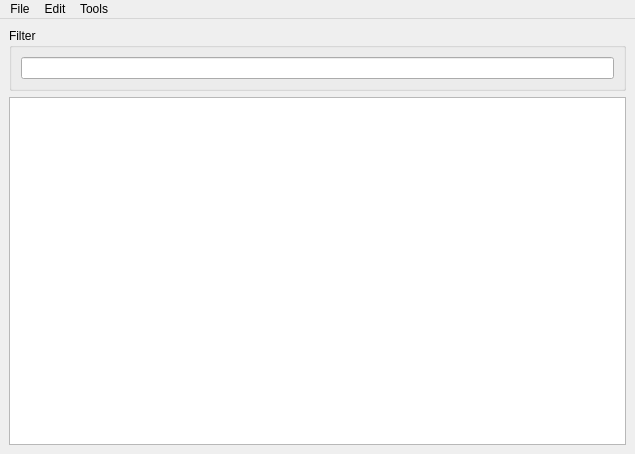
<?xml version="1.0" encoding="UTF-8"?>
<ui version="4.0">
 <class>MainWindow</class>
 <widget class="QMainWindow" name="MainWindow">
  <property name="geometry">
   <rect>
    <x>0</x>
    <y>0</y>
    <width>635</width>
    <height>454</height>
   </rect>
  </property>
  <property name="windowTitle">
   <string>MainWindow</string>
  </property>
  <widget class="QWidget" name="centralwidget">
   <layout class="QVBoxLayout" name="verticalLayout_2">
    <item>
     <widget class="QGroupBox" name="filterBox">
      <property name="title">
       <string>Filter</string>
      </property>
      <layout class="QVBoxLayout" name="verticalLayout">
       <item>
        <widget class="QLineEdit" name="filterEdit"/>
       </item>
      </layout>
     </widget>
    </item>
    <item>
     <widget class="QTableView" name="twodaTable">
      <property name="styleSheet">
       <string notr="true"/>
      </property>
      <property name="alternatingRowColors">
       <bool>true</bool>
      </property>
      <property name="selectionMode">
       <enum>QAbstractItemView::ContiguousSelection</enum>
      </property>
     </widget>
    </item>
   </layout>
  </widget>
  <widget class="QMenuBar" name="menubar">
   <property name="geometry">
    <rect>
     <x>0</x>
     <y>0</y>
     <width>635</width>
     <height>21</height>
    </rect>
   </property>
   <widget class="QMenu" name="menuFile">
    <property name="title">
     <string>File</string>
    </property>
    <addaction name="actionNew"/>
    <addaction name="actionOpen"/>
    <addaction name="actionSave"/>
    <addaction name="actionSaveAs"/>
    <addaction name="actionRevert"/>
    <addaction name="separator"/>
    <addaction name="actionExit"/>
   </widget>
   <widget class="QMenu" name="menuEdit">
    <property name="title">
     <string>Edit</string>
    </property>
    <addaction name="actionCopy"/>
    <addaction name="actionPaste"/>
   </widget>
   <widget class="QMenu" name="menuTools">
    <property name="title">
     <string>Tools</string>
    </property>
    <addaction name="actionToggleFilter"/>
    <addaction name="separator"/>
    <addaction name="actionInsertRow"/>
    <addaction name="actionDuplicateRow"/>
    <addaction name="actionRemoveRows"/>
    <addaction name="separator"/>
    <addaction name="actionRedoRowLabels"/>
   </widget>
   <addaction name="menuFile"/>
   <addaction name="menuEdit"/>
   <addaction name="menuTools"/>
  </widget>
  <action name="actionNew">
   <property name="text">
    <string>New</string>
   </property>
  </action>
  <action name="actionOpen">
   <property name="text">
    <string>Open</string>
   </property>
  </action>
  <action name="actionSave">
   <property name="text">
    <string>Save</string>
   </property>
  </action>
  <action name="actionSaveAs">
   <property name="text">
    <string>Save As</string>
   </property>
  </action>
  <action name="actionRevert">
   <property name="text">
    <string>Revert</string>
   </property>
  </action>
  <action name="actionExit">
   <property name="text">
    <string>Exit</string>
   </property>
  </action>
  <action name="actionToggleFilter">
   <property name="text">
    <string>Toggle Filter</string>
   </property>
   <property name="shortcut">
    <string>Ctrl+F</string>
   </property>
  </action>
  <action name="actionCopy">
   <property name="text">
    <string>Copy</string>
   </property>
   <property name="shortcut">
    <string>Ctrl+C</string>
   </property>
  </action>
  <action name="actionPaste">
   <property name="text">
    <string>Paste</string>
   </property>
   <property name="shortcut">
    <string>Ctrl+V</string>
   </property>
  </action>
  <action name="actionInsertRow">
   <property name="text">
    <string>Insert Row</string>
   </property>
   <property name="shortcut">
    <string>Ctrl+I</string>
   </property>
  </action>
  <action name="actionRemoveRows">
   <property name="text">
    <string>Remove Rows</string>
   </property>
   <property name="shortcut">
    <string>Ctrl+Del</string>
   </property>
  </action>
  <action name="actionRedoRowLabels">
   <property name="text">
    <string>Redo Row Labels</string>
   </property>
   <property name="shortcut">
    <string>Ctrl+L</string>
   </property>
  </action>
  <action name="actionDuplicateRow">
   <property name="text">
    <string>Duplicate Row</string>
   </property>
   <property name="shortcut">
    <string>Ctrl+D</string>
   </property>
  </action>
 </widget>
 <resources/>
 <connections/>
</ui>
